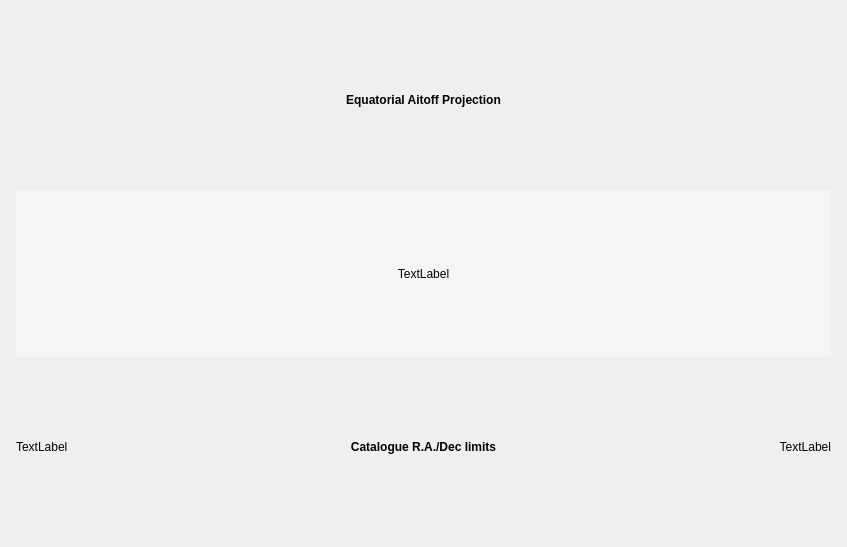
<?xml version="1.0" encoding="UTF-8"?>
<ui version="4.0">
 <class>VOTPreviewDialog</class>
 <widget class="QDialog" name="VOTPreviewDialog">
  <property name="geometry">
   <rect>
    <x>0</x>
    <y>0</y>
    <width>847</width>
    <height>547</height>
   </rect>
  </property>
  <property name="windowTitle">
   <string>Dialog</string>
  </property>
  <layout class="QVBoxLayout" name="verticalLayout_2">
   <item>
    <layout class="QVBoxLayout" name="verticalLayout">
     <property name="leftMargin">
      <number>5</number>
     </property>
     <property name="topMargin">
      <number>5</number>
     </property>
     <property name="rightMargin">
      <number>5</number>
     </property>
     <property name="bottomMargin">
      <number>5</number>
     </property>
     <item>
      <widget class="QLabel" name="label_2">
       <property name="font">
        <font>
         <weight>75</weight>
         <bold>true</bold>
        </font>
       </property>
       <property name="text">
        <string>Equatorial Aitoff Projection</string>
       </property>
       <property name="alignment">
        <set>Qt::AlignCenter</set>
       </property>
      </widget>
     </item>
     <item>
      <widget class="QLabel" name="label">
       <property name="styleSheet">
        <string notr="true">background-color: rgb(245, 245, 245);</string>
       </property>
       <property name="frameShape">
        <enum>QFrame::NoFrame</enum>
       </property>
       <property name="frameShadow">
        <enum>QFrame::Plain</enum>
       </property>
       <property name="lineWidth">
        <number>1</number>
       </property>
       <property name="midLineWidth">
        <number>1</number>
       </property>
       <property name="text">
        <string>TextLabel</string>
       </property>
       <property name="scaledContents">
        <bool>true</bool>
       </property>
       <property name="alignment">
        <set>Qt::AlignCenter</set>
       </property>
       <property name="margin">
        <number>0</number>
       </property>
      </widget>
     </item>
     <item>
      <layout class="QVBoxLayout" name="verticalLayout_3">
       <item>
        <layout class="QHBoxLayout" name="horizontalLayout_2">
         <item>
          <widget class="QLabel" name="label_A">
           <property name="text">
            <string>TextLabel</string>
           </property>
          </widget>
         </item>
         <item>
          <widget class="QLabel" name="label_3">
           <property name="font">
            <font>
             <weight>75</weight>
             <bold>true</bold>
            </font>
           </property>
           <property name="text">
            <string>Catalogue R.A./Dec limits</string>
           </property>
           <property name="alignment">
            <set>Qt::AlignCenter</set>
           </property>
          </widget>
         </item>
         <item>
          <widget class="QLabel" name="label_B">
           <property name="text">
            <string>TextLabel</string>
           </property>
           <property name="alignment">
            <set>Qt::AlignRight|Qt::AlignTrailing|Qt::AlignVCenter</set>
           </property>
          </widget>
         </item>
        </layout>
       </item>
      </layout>
     </item>
    </layout>
   </item>
  </layout>
 </widget>
 <resources/>
 <connections/>
</ui>
